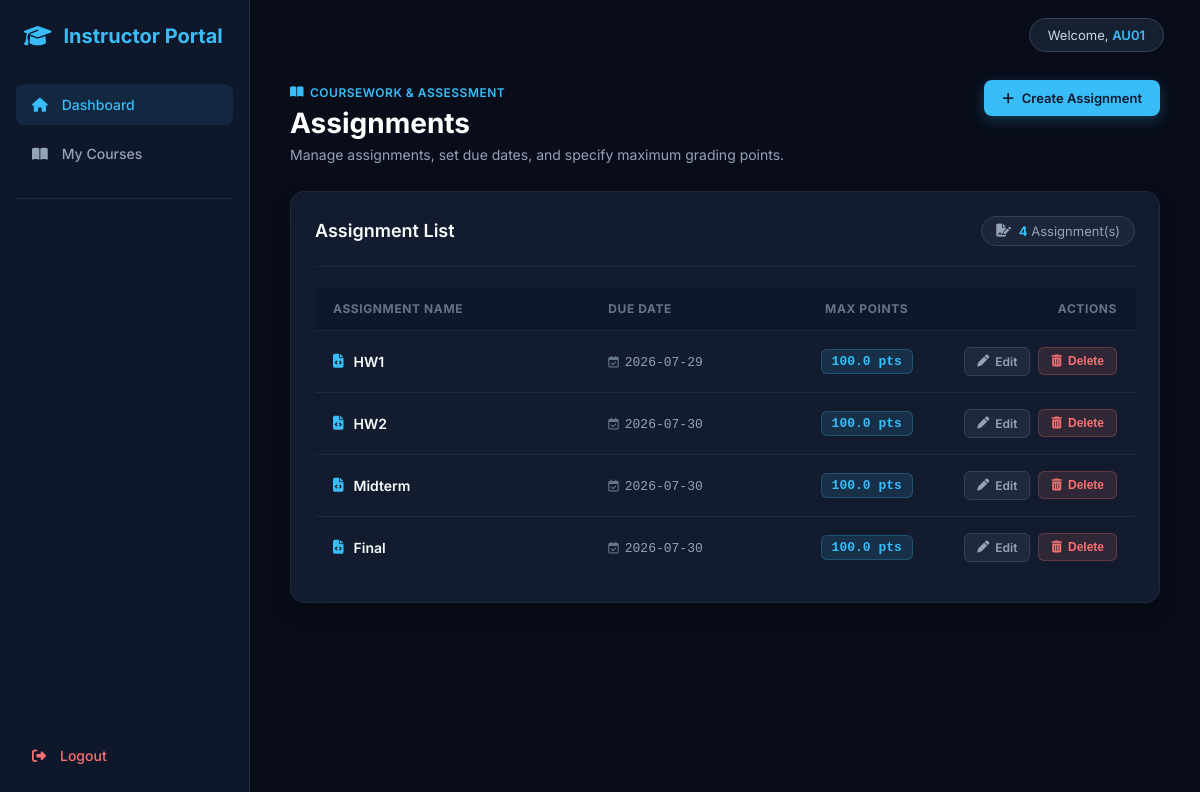
Page /course/TEC004/assignments (signed in) on the committed database.
### tables this page shows
CREATE TABLE assignments(

    assignment_id INTEGER PRIMARY KEY AUTOINCREMENT,

    course_id TEXT NOT NULL,

    assignment_name TEXT NOT NULL,

    assignment_type TEXT NOT NULL,

    description TEXT,

    due_date DATE,

    max_points REAL,

    created_at DATETIME DEFAULT CURRENT_TIMESTAMP,

    FOREIGN KEY(course_id)
    REFERENCES courses(course_id));

### instructor.py (the view)
@instructor_bp.route(
"/course/<course_id>/assignments"
)
@login_required
@instructor_required
def assignments(course_id):
    if not instructor_owns_course(
        session["user_id"],
        course_id
    ):
        return "Permission Denied",403
    course=get_course(course_id)
    assignments=get_assignments(course_id)
    return render_template(
        "instructor_page/assignments.html",
        course=course,
        assignments=assignments
    )

### decorator.py (called while the page is built)
def login_required(f):
    @wraps(f)
    def wrapper(*args,**kwargs):
        if "username" not in session:
            return redirect(
                url_for("auth.login")
            )
        return f(*args,**kwargs)
    return wrapper

def instructor_required(f):
    @wraps(f)
    def wrapper(*args,**kwargs):
        if session.get("role")!="instructor":
            return redirect(
                url_for("auth.login")
            )
        return f(*args,**kwargs)
    return wrapper

### instructor_logic.py (called while the page is built)
def get_connection():
    conn = sqlite3.connect(DATABASE)
    conn.row_factory = sqlite3.Row
    return conn

def get_course(course_id):
    conn = get_connection()
    cursor = conn.cursor()
    cursor.execute("""

        SELECT *

        FROM courses

        WHERE course_id=?

    """,(course_id,))
    course = cursor.fetchone()
    conn.close()
    return course

def instructor_owns_course(instructor_id, course_id):
    conn = get_connection()
    cursor = conn.cursor()
    cursor.execute("""

        SELECT 1

        FROM enrollments

        WHERE instructor_id=?

        AND course_id=?

        LIMIT 1

    """,(instructor_id,course_id))
    result = cursor.fetchone()
    conn.close()
    return result is not None

def get_assignments(course_id):
    conn=get_connection()
    cursor=conn.cursor()
    cursor.execute("""

        SELECT *

        FROM assignments

        WHERE course_id=?

        ORDER BY due_date

    """,(course_id,))
    assignments=cursor.fetchall()
    conn.close()
    return assignments

### templates/instructor_page/assignments.html (shortened to what this page needs)
{% extends "base/instructor_base.html" %}
{% block content %}
<div class="assignments-container">
    <div class="page-header flex-between">
        <div>
            <span class="badge-tag">
                <i class="fa-solid fa-book-open"></i> Coursework & Assessment
            </span>
            <h1 class="page-title">Assignments</h1>
            <p class="page-subtitle">Manage assignments, set due dates, and specify maximum grading points.</p>
        </div>
        <div class="header-actions">
            <a href="{{ url_for('instructor.create_assignment_page', course_id=course.course_id if course else course_id) }}" class="btn-create">
                <i class="fa-solid fa-plus"></i> Create Assignment
            </a>
        </div>
    </div>
    <div class="panel-card">
        <div class="panel-header">
            <div class="panel-title-group">
                <h2>Assignment List</h2>
            </div>
            <div class="students-count">
                <i class="fa-solid fa-file-signature"></i>
                <span><strong>{{ assignments|length }}</strong> Assignment(s)</span>
            </div>
        </div>
        <div class="table-responsive">
            <table class="custom-table">
                <thead>
                    <tr>
                        <th style="width: 35%;">Assignment Name</th>
                        <th style="width: 25%;">Due Date</th>
                        <th style="width: 20%;" class="text-center">Max Points</th>
                        <th style="width: 20%;" class="text-right">Actions</th>
                    </tr>
                </thead>
                <tbody>
                    {% for assignment in assignments %}
                    <tr>
                        <td>
                            <a href="{{ url_for('instructor.assignment_detail', assignment_id=assignment.assignment_id) }}" class="assignment-title-link">
                                <i class="fa-solid fa-file-code icon-prefix"></i>
                                {{ assignment.assignment_name }}
                            </a>
                        </td>
                        <td>
                            <span class="date-text">
                                <i class="fa-regular fa-calendar-check"></i> {{ assignment.due_date }}
                            </span>
                        </td>
                        <td class="text-center">
                            <span class="points-badge">{{ assignment.max_points }} pts</span>
                        </td>
                        <td class="text-right">
                            <div class="action-buttons-group">
                                <a href="{{ url_for('instructor.edit_assignment_page', assignment_id=assignment.assignment_id) }}" class="btn-edit" title="Edit Assignment">
                                    <i class="fa-solid fa-pen"></i> Edit
                                </a>
                                <form method="POST" action="{{ url_for('instructor.delete_assignment_page', assignment_id=assignment.assignment_id) }}" class="inline-form">
                                    <button type="submit" class="btn-delete" onclick="return confirm('Are you sure you want to delete this assignment?')" title="Delete Assignment">
                                        <i class="fa-solid fa-trash-can"></i> Delete
                                    </button>
                                </form>
                            </div>
                        </td>
                    </tr>
                    {% endfor %}
                </tbody>
            </table>
        </div>
    </div>
</div>
{% endblock %}

### static/css/instructor_page/dashboard.css (style rules this page uses)
* { margin: 0; padding: 0; box-sizing: border-box; }
body { font-family: 'Inter', -apple-system, BlinkMacSystemFont, sans-serif; background-color: #080d19; color: #f8fafc; display: flex; min-height: 100vh; }
.page-header { margin-bottom: 28px; }
.page-title { font-size: 28px; font-weight: 700; color: #ffffff; margin-bottom: 6px; }
.page-subtitle { font-size: 14px; color: #94a3b8; }
.panel-card { background-color: #131c2e; border: 1px solid #1e293b; border-radius: 14px; padding: 24px; margin-top: 20px; box-shadow: 0 10px 25px -5px rgba(0, 0, 0, 0.3); }
.panel-header { display: flex; justify-content: space-between; align-items: center; padding-bottom: 20px; border-bottom: 1px solid #1e293b; margin-bottom: 20px; }
.badge-tag { font-size: 12px; font-weight: 600; color: #38bdf8; text-transform: uppercase; letter-spacing: 0.5px; display: inline-flex; align-items: center; gap: 6px; margin-bottom: 6px; }
.panel-title-group h2 { font-size: 18px; font-weight: 600; color: #f8fafc; margin: 0; }
.table-responsive { width: 100%; overflow-x: auto; }
.custom-table { width: 100%; border-collapse: collapse; text-align: left; }
.custom-table th { background-color: #0f172a; color: #64748b; font-size: 12px; font-weight: 700; text-transform: uppercase; letter-spacing: 0.6px; padding: 14px 18px; border-bottom: 1px solid #1e293b; }
.custom-table td { padding: 16px 18px; color: #cbd5e1; font-size: 14px; border-bottom: 1px solid #1e293b; vertical-align: middle; }
.custom-table tbody tr { transition: background-color 0.2s ease; }
.custom-table tbody tr:last-child td { border-bottom: none; }
.text-right { text-align: right; }
.flex-between { display: flex; justify-content: space-between; align-items: flex-start; }
.students-count { background-color: rgba(30, 41, 59, 0.8); border: 1px solid #334155; padding: 6px 14px; border-radius: 20px; font-size: 13px; color: #94a3b8; display: flex; align-items: center; gap: 8px; }
.students-count strong { color: #38bdf8; }
.text-center { text-align: center; }
.btn-edit { display: inline-flex; align-items: center; gap: 6px; background-color: #1e293b; color: #94a3b8; font-size: 12px; font-weight: 600; padding: 6px 12px; border-radius: 6px; text-decoration: none; border: 1px solid #334155; transition: all 0.2s ease; }
.date-text { font-family: monospace; font-size: 13px; color: #94a3b8; display: inline-flex; align-items: center; gap: 6px; }
.date-text i { color: #64748b; font-size: 12px; }
.assignments-container { max-width: 1200px; }
.btn-create { display: inline-flex; align-items: center; gap: 8px; background-color: #38bdf8; color: #0f172a; font-size: 13px; font-weight: 600; padding: 10px 18px; border-radius: 8px; text-decoration: none; transition: all 0.2s ease; box-shadow: 0 4px 14px rgba(56, 189, 248, 0.25); }
.assignment-title-link { color: #f8fafc; font-weight: 600; text-decoration: none; display: inline-flex; align-items: center; gap: 10px; transition: color 0.2s ease; }
.icon-prefix { color: #38bdf8; font-size: 14px; }
.points-badge { background-color: rgba(56, 189, 248, 0.12); color: #38bdf8; font-family: monospace; font-weight: 700; font-size: 13px; padding: 4px 10px; border-radius: 6px; border: 1px solid rgba(56, 189, 248, 0.25); display: inline-block; }
.action-buttons-group { display: inline-flex; align-items: center; justify-content: flex-end; gap: 8px; }
.inline-form { display: inline; margin: 0; padding: 0; }
.btn-delete { display: inline-flex; align-items: center; gap: 6px; background-color: rgba(248, 113, 113, 0.12); color: #f87171; font-size: 12px; font-weight: 600; padding: 6px 12px; border-radius: 6px; border: 1px solid rgba(248, 113, 113, 0.25); cursor: pointer; transition: all 0.2s ease; }

### rows in the picture
assignments: assignment_name "HW1", due_date "2026-07-29", max_points "100.0"
assignments: assignment_name "HW2", due_date "2026-07-30", max_points "100.0"
assignments: assignment_name "Midterm", due_date "2026-07-30", max_points "100.0"
assignments: assignment_name "Final", due_date "2026-07-30", max_points "100.0"

### other values in the picture
{{ session["username"] }} "AU01"
{{ assignments|length }} "4"
